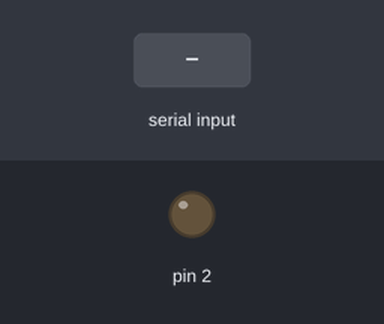
Bench run of a sketch on a simulated Arduino Uno, built with avr-gcc and run on an emulated ATmega328P. On the bench: output pins drawn as LEDs (lit = HIGH). The test bench sets the inputs (shaded band).

Above: at 1.2 s.
1.3 s: "1\n" received over Serial
At 2.0 s:
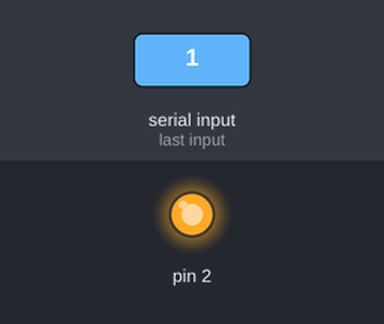
Timing chart, 0 to 4.3 s (numbered marks = the images above; inputs shaded):
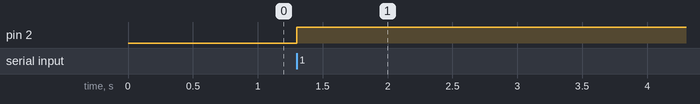

Measured:
- after the input at 1.3 s, pin 2: LOW → HIGH at once

The sketch:

sketch_may10a.ino
```cpp
void setup() {
  Serial.begin(9600);
  pinMode(2,OUTPUT);
}
byte led;
void loop() {
  if(Serial.available()){
    int a=Serial.parseInt();
    if (a==1){
      led=led^1;
      digitalWrite(2,a);
      }


    }
}
```
